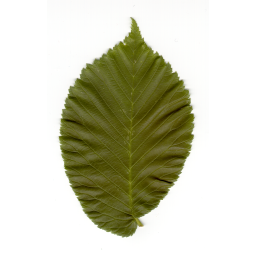
#> input picture questao2/cache_256/leaf1/l1nr010.png, 256 x 256 px
$ python -i preprocessamento.py   (imports and definitions only)
#> lines starting #> are read from the running program, lines starting #| are printed output that depends on the picture
#!/usr/bin/env python3
"""
AV2 - PDI | Questão 2: Pré-processamento das imagens (Swedish Leaf)

Uso (na raiz do projeto, com o .venv ativo):
    pip install numpy pandas matplotlib pillow scikit-learn scikit-image opencv-python
    python questao2/preprocessamento.py

Por padrão lê:
    dataset/                                  (imagens originais)
    questao1/resultados/split_treino_teste.csv (divisão feita na Questão 1)

O que o script faz
------------------
Cada operação é AVALIADA com os dados antes de ser adotada:

  A) Normalização do fundo (balanço de branco pelo fundo)
       -> mede a variação da cor do fundo entre imagens, antes e depois.
  B) Redução de ruído
       -> estima o ruído do scanner no fundo (estimador robusto de Immerkaer) e compara
          filtros (gaussiano, mediana) pelo efeito na classificação.
  C) Ajuste de contraste (CLAHE)
       -> mede o contraste DENTRO da folha antes/depois e o efeito na classificação.
  D) Espaço de cor / canal para separar folha e fundo
       -> compara canais (cinza, R, G, B, S, V, L*, a*, b*, distância ao fundo) pela
          separabilidade de Otsu e pela concordância entre máscaras.
  E) Redimensionamento
       -> mede a convergência de descritores de forma em função da resolução e compara
          resoluções e interpolações pelo efeito na classificação.

"Efeito na classificação" = proxy: regressão logística com padronização, validação cruzada
estratificada por grupo (StratifiedGroupKFold) SOMENTE nas imagens de TREINO. O conjunto de
teste NÃO é usado para escolher nada; ele só recebe o pré-processamento final (cache).

Saídas
------
  questao2/resultados/   tabelas (.csv), figuras (.png), resumo_q2.json, relatorio_q2_trechos.md
  questao2/cache_256/    imagens pré-processadas finais (PNG 256x256), usadas nas Questões 3-5
"""

import argparse
import json
import os
import re
import sys
import time
import warnings
from concurrent.futures import ProcessPoolExecutor
from pathlib import Path

import cv2
import matplotlib

# [1 line not run here, left out]
import matplotlib.pyplot as plt
import numpy as np
import pandas as pd
from PIL import Image
from skimage.feature import local_binary_pattern
from skimage.measure import regionprops
from sklearn.dummy import DummyClassifier
from sklearn.linear_model import LogisticRegression
from sklearn.model_selection import StratifiedGroupKFold, cross_val_score
from sklearn.pipeline import make_pipeline
from sklearn.preprocessing import StandardScaler

# [1 line not run here, left out]
Image.MAX_IMAGE_PIXELS = None
# [1 line not run here, left out]

EXTENSOES = {".tif", ".tiff", ".png", ".jpg", ".jpeg", ".bmp"}
RESOLUCOES_FORMA = [64, 128, 256, 512]   # comparadas com a referência (até 1024)
REF_MAX = 1024
CANAIS = ["cinza", "R", "G", "B", "S", "V", "L", "a", "b", "dist_fundo"]
DESCRITORES = ["extent", "solidity", "eccentricity", "circularity", "aspecto"]

# Variantes avaliadas pelo proxy de classificação: nome -> configuração
VARIANTES = {
    "res128_area_wb":      dict(tam=128, interp="area",    wb=True,  op=None),
    "res256_area_wb":      dict(tam=256, interp="area",    wb=True,  op=None),      # base
    "res512_area_wb":      dict(tam=512, interp="area",    wb=True,  op=None),
    "res256_linear_wb":    dict(tam=256, interp="linear",  wb=True,  op=None),
    "res256_nearest_wb":   dict(tam=256, interp="nearest", wb=True,  op=None),
    "res256_area_raw":     dict(tam=256, interp="area",    wb=False, op=None),      # sem normalizar fundo
    "res256_area_wb_clahe": dict(tam=256, interp="area",   wb=True,  op="clahe"),
    "res256_area_wb_gauss": dict(tam=256, interp="area",   wb=True,  op="gauss"),
    "res256_area_wb_mediana": dict(tam=256, interp="area", wb=True,  op="mediana"),
}
BASE = "res256_area_wb"
CONJ_FEATS = ["cor", "textura", "forma", "todas"]
INTERP = {"area": cv2.INTER_AREA, "linear": cv2.INTER_LINEAR, "nearest": cv2.INTER_NEAREST}


# ----------------------------------------------------------------------------
# Funções básicas
# ----------------------------------------------------------------------------
def carregar_rgb(caminho: str) -> np.ndarray:
    with Image.open(caminho) as im:
        return np.asarray(im.convert("RGB"))


def moldura(h: int, w: int, frac: float = 0.03) -> int:
    return max(2, int(frac * min(h, w)))


# [45 lines left out: functions pixels_moldura, estimar_ruido, redimensionar, balanco_fundo, not called in this run]


def clahe_rgb(img: np.ndarray) -> np.ndarray:
    lab = cv2.cvtColor(img, cv2.COLOR_RGB2LAB)
#> lab: shape (256, 256, 3); mean of channels 0, 1, 2 208.1, 125.2, 138.7
    cl = cv2.createCLAHE(clipLimit=2.0, tileGridSize=(8, 8))
    lab[..., 0] = cl.apply(lab[..., 0])
#> lab: shape (256, 256, 3); mean of channels 0, 1, 2 212.5, 125.2, 138.7
    return cv2.cvtColor(lab, cv2.COLOR_LAB2RGB)
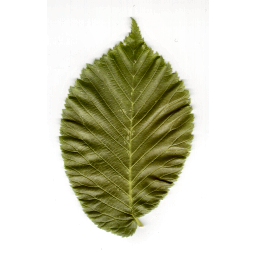
#> returned value: shape (256, 256, 3); mean R, G, B 211.2, 211.2, 191.3


# [543 lines left out: functions aplicar_op, mascara_canal, eta_otsu, canais_imagem, descritores_forma, feats_proxy and 10 more, not called in this run]


# [2 lines not run here, left out]

>>> import cv2
>>> picture = cv2.cvtColor(cv2.imread('cache_256/leaf1/l1nr010.png'), cv2.COLOR_BGR2RGB)
>>> result = clahe_rgb(picture)

$ run again, on questao2/cache_256/leaf10/l10nr014.png
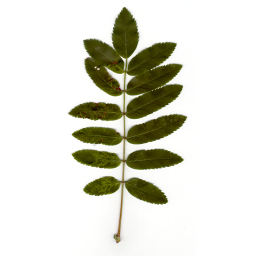
#> input picture questao2/cache_256/leaf10/l10nr014.png, 256 x 256 px
#> in clahe_rgb, `return cv2.cvtColor(lab, cv2.COLOR_LAB2RGB)`:
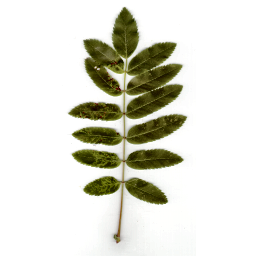
#> returned value: shape (256, 256, 3); mean R, G, B 222.6, 222.6, 212.2

$ run again, on questao2/cache_256/leaf10/l10nr037.png
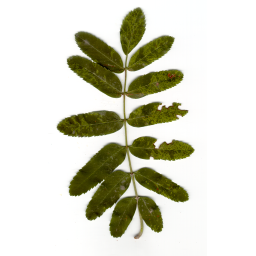
#> input picture questao2/cache_256/leaf10/l10nr037.png, 256 x 256 px
#> in clahe_rgb, `return cv2.cvtColor(lab, cv2.COLOR_LAB2RGB)`:
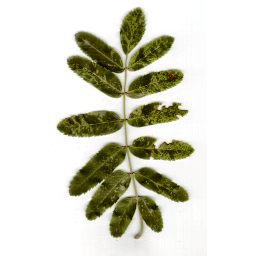
#> returned value: shape (256, 256, 3); mean R, G, B 216.5, 216.4, 202.4

$ run again, on questao2/cache_256/leaf11/l11nr001.png
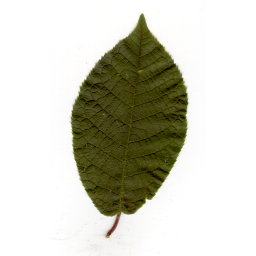
#> input picture questao2/cache_256/leaf11/l11nr001.png, 256 x 256 px
#> in clahe_rgb, `return cv2.cvtColor(lab, cv2.COLOR_LAB2RGB)`:
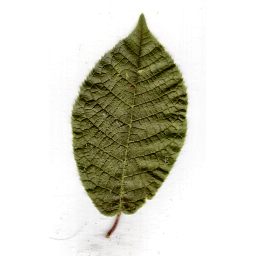
#> returned value: shape (256, 256, 3); mean R, G, B 213.7, 213.1, 200.2
